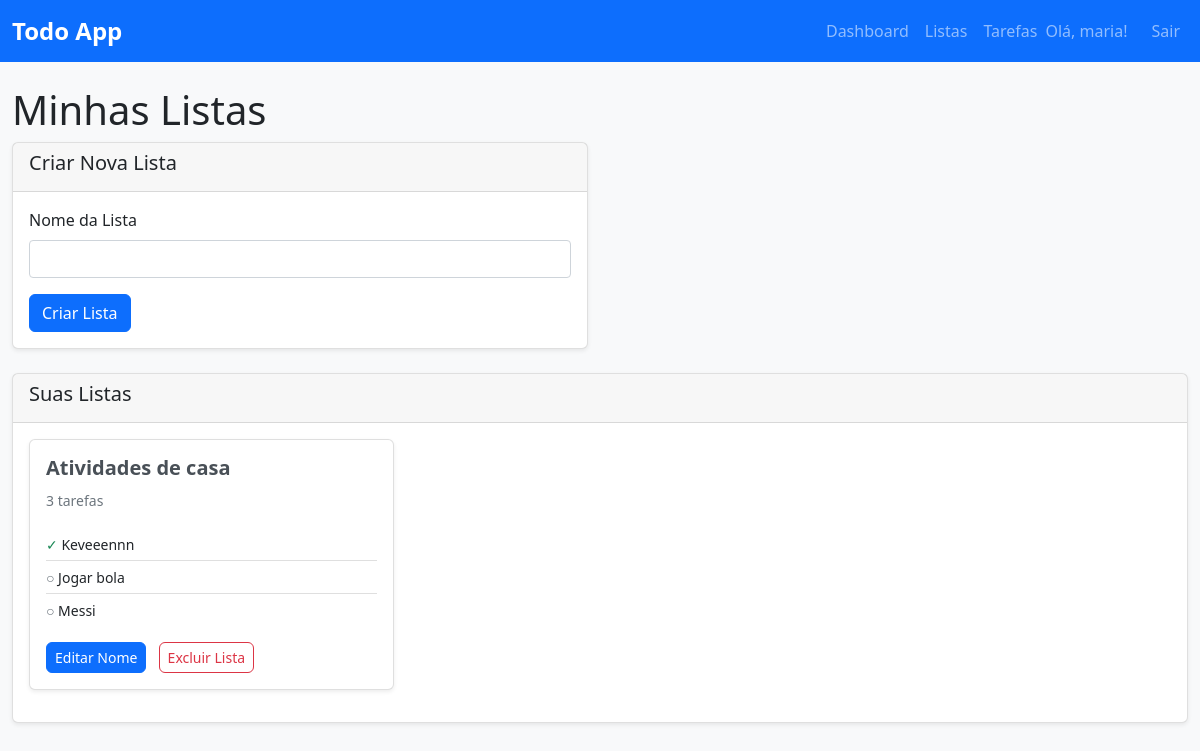
Page /listas (signed in) on the committed database.
### models/usuario.py (models this page shows, shortened)
class Usuario(UserMixin, db.Model):
    __tablename__ = 'usuario'
    id = db.Column(db.Integer, primary_key=True)
    nome_usuario = db.Column(db.String(64), unique=True, nullable=False)
    email = db.Column(db.String(120), unique=True, nullable=False)
    senha_hash = db.Column(db.String(128), nullable=False)
    listas = db.relationship('Lista', backref='dono', lazy=True)
    tarefas = db.relationship('Tarefa', backref='usuario', lazy=True)
    comentarios = db.relationship('Comentario', backref='usuario', lazy=True)

### models/outros_models.py (models this page shows, shortened)
class Lista(db.Model):
    __tablename__ = 'lista'
    id = db.Column(db.Integer, primary_key=True)
    nome = db.Column(db.String(120), nullable=False)
    usuario_id = db.Column(db.Integer, db.ForeignKey('usuario.id'), nullable=False)
    tarefas = db.relationship('Tarefa', backref='lista', lazy=True)

class Tarefa(db.Model):
    __tablename__ = 'tarefa'
    id = db.Column(db.Integer, primary_key=True)
    titulo = db.Column(db.String(200), nullable=False)
    descricao = db.Column(db.Text)
    data_limite = db.Column(db.DateTime)
    concluida = db.Column(db.Boolean, default=False)
    prioridade = db.Column(db.String(20), default='Normal')  # Baixa, Normal, Alta, Urgente
    criada_em = db.Column(db.DateTime, default=datetime.utcnow)
    atualizada_em = db.Column(db.DateTime, default=datetime.utcnow, onupdate=datetime.utcnow)
    lista_id = db.Column(db.Integer, db.ForeignKey('lista.id'), nullable=False)
    usuario_id = db.Column(db.Integer, db.ForeignKey('usuario.id'), nullable=False)
    etiquetas = db.relationship('Etiqueta', secondary=tarefa_etiqueta, back_populates='tarefas')
    comentarios = db.relationship('Comentario', backref='tarefa', lazy=True)

### controllers/main_controller.py (the view)
@main_bp.route('/listas')
@login_required
def listas():
    listas_usuario = Lista.query.filter_by(usuario_id=current_user.id).all()
    return render_template('main/listas.html', listas=listas_usuario)

### app.py (called while the page is built)
def create_app():
    app = Flask(__name__)
    app.config['SECRET_KEY'] = 'sua-chave-secreta-aqui'  # Mude isso para produção
    app.config['SQLALCHEMY_DATABASE_URI'] = 'sqlite:///todo_app.db'  # Banco SQLite
    app.config['SQLALCHEMY_TRACK_MODIFICATIONS'] = False
    db.init_app(app)
    login_manager = LoginManager()
    login_manager.init_app(app)
    login_manager.login_view = 'auth.login'  # Página de login
    login_manager.login_message = 'Por favor, faça login para acessar esta página.'
    @login_manager.user_loader
    def load_user(user_id):
        return Usuario.query.get(int(user_id))
    app.register_blueprint(auth_bp)
    app.register_blueprint(main_bp)
    with app.app_context():
        db.create_all()
    return app

### templates/main/listas.html (shortened to what this page needs)
{% extends "base.html" %}
{% block content %}
<div class="row">
    <div class="col-12">
        <h1>Minhas Listas</h1>
    </div>
</div>
<div class="row mb-4">
    <div class="col-md-6">
        <div class="card">
            <div class="card-header">
                <h5>Criar Nova Lista</h5>
            </div>
            <div class="card-body">
                <form method="POST" action="{{ url_for('main.nova_lista') }}">
                    <div class="mb-3">
                        <label for="nome" class="form-label">Nome da Lista</label>
                        <input type="text" class="form-control" id="nome" name="nome" required>
                    </div>
                    <button type="submit" class="btn btn-primary">Criar Lista</button>
                </form>
            </div>
        </div>
    </div>
</div>
<div class="row">
    <div class="col-12">
        <div class="card">
            <div class="card-header">
                <h5>Suas Listas</h5>
            </div>
            <div class="card-body">
                {% if listas %}
                    <div class="row">
                        {% for lista in listas %}
                        <div class="col-md-4 mb-3">
                            <div class="card">
                                <div class="card-body">
                                    <h5 class="card-title">{{ lista.nome }}</h5>
                                    <p class="card-text">
                                        <small class="text-muted">
                                            {{ lista.tarefas|length }}
                                            {{ 'tarefa' if lista.tarefas|length == 1 else 'tarefas' }}
                                        </small>
                                    </p>
                                    {% if lista.tarefas %}
                                        <ul class="list-group list-group-flush">
                                            {% for tarefa in lista.tarefas[:3] %}
                                            <li class="list-group-item px-0 py-1">
                                                <small>
                                                    {% if tarefa.concluida %}
                                                        <span class="text-success">✓</span>
                                                    {% else %}
                                                        <span class="text-muted">○</span>
                                                    {% endif %}
                                                    {{ tarefa.titulo }}
                                                </small>
                                            </li>
                                            {% endfor %}
                                        </ul>
                                    {% endif %}
                                    <div class="mt-3">
                                        <button type="button" class="btn btn-sm btn-primary me-2"
                                                data-bs-toggle="modal" data-bs-target="#editarModal{{ lista.id }}">
                                            Editar Nome
                                        </button>
                                        <form method="POST" action="{{ url_for('main.excluir_lista', lista_id=lista.id) }}"
                                              style="display: inline;"
                                              onsubmit="return confirm('Tem certeza? Isso excluirá a lista e TODAS as suas tarefas!')">
                                            <button type="submit" class="btn btn-sm btn-outline-danger">
                                                Excluir Lista
                                            </button>
                                        </form>
                                    </div>
                                </div>
                            </div>
                        </div>
                        {% endfor %}
                    </div>
                {% else %}
                    <div class="text-center">
                        <p>Você ainda não criou nenhuma lista.</p>
                        <p>Use o formulário acima para criar sua primeira lista!</p>
                    </div>
                {% endif %}
            </div>
        </div>
    </div>
</div>
{% endblock %}

### templates/base.html (shortened to what this page needs)
<!DOCTYPE html>
<html lang="pt-BR">
<head>
    <link href="https://cdnjs.cloudflare.com/ajax/libs/bootstrap/5.1.3/css/bootstrap.min.css" rel="stylesheet">
    <link href="{{ url_for('static', filename='css/style.css') }}" rel="stylesheet">
</head>
<body>
    <nav class="navbar navbar-expand-lg navbar-dark bg-primary">
        <div class="container">
            <a class="navbar-brand" href="{{ url_for('main.index') }}">Todo App</a>
            {% if current_user.is_authenticated %}
            <div class="navbar-nav ms-auto">
                <a class="nav-link" href="{{ url_for('main.index') }}">Dashboard</a>
                <a class="nav-link" href="{{ url_for('main.listas') }}">Listas</a>
                <a class="nav-link" href="{{ url_for('main.tarefas') }}">Tarefas</a>
                <span class="navbar-text me-3">Olá, {{ current_user.nome_usuario }}!</span>
                <a class="nav-link" href="{{ url_for('auth.logout') }}">Sair</a>
            </div>
            {% endif %}
        </div>
    </nav>
    <div class="container mt-4">
        {% block content %}{% endblock %}
    </div>
</body>
</html>

### static/css/style.css (style rules this page uses)
body { background-color: #f8f9fa; font-family: 'Segoe UI', Tahoma, Geneva, Verdana, sans-serif; }
.navbar-brand { font-weight: bold; font-size: 1.5rem; }
.card { box-shadow: 0 0.125rem 0.25rem rgba(0, 0, 0, 0.075); border: 1px solid rgba(0, 0, 0, 0.125); border-radius: 0.375rem; }
.form-label { font-weight: 500; margin-bottom: 0.5rem; }
.list-group-item { border-left: none; border-right: none; }
.list-group-item:first-child { border-top: none; }
.list-group-item:last-child { border-bottom: none; }
.card-title { color: #495057; font-weight: 600; }
.btn { border-radius: 0.375rem; font-weight: 500; }
.container { max-width: 1200px; }
.text-muted { color: #6c757d !important; }

### rows in the picture
Usuario: nome_usuario "maria"
Lista: nome "Atividades de casa", tarefas|length "3", tarefas "tarefas"
Tarefa: titulo "Keveeennn"
Tarefa: titulo "Jogar bola"
Tarefa: titulo "Messi"
